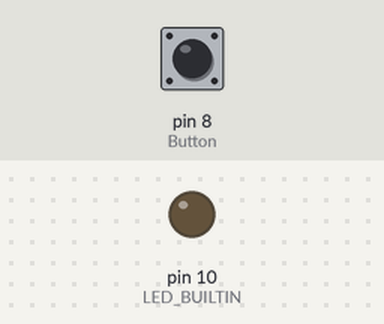
A sketch run on a simulated Arduino Uno, built with avr-gcc and run on an emulated ATmega328P. On the bench: output pins drawn as LEDs (lit = HIGH). The inputs (shaded band) are chosen by the test bench; at power-on: pin 8 (Button) LOW.

Above: at 1.2 s.
1.3 s: pin 8 (Button) pulled HIGH for 0.15 s
At 1.37 s:
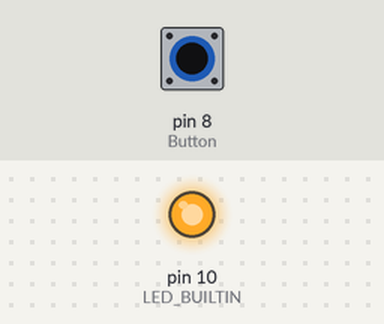
2.9 s: pin 8 (Button) pulled HIGH for 3.2 s
At 7.2 s:
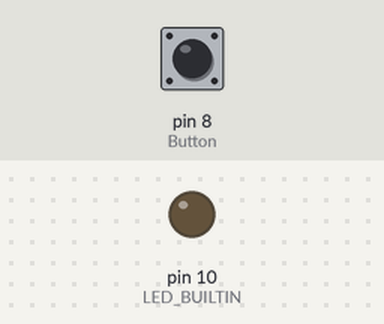
Timing chart, 0 to 8.7 s (numbered marks = the images above; inputs shaded):
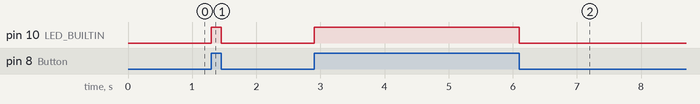

Measured:
- after the input at 1.3 s, pin 10 (LED_BUILTIN): LOW → HIGH at once, → LOW 0.15 s later
- after the input at 2.9 s, pin 10 (LED_BUILTIN): LOW → HIGH at once, → LOW 3.2 s later

The sketch:

arduino_buton_le_led_yakma.ino
```cpp
// C++ code
//
#define LED_BUILTIN 10
#define Button 8
int buton_durumu=0;

void setup()
{
   pinMode(Button, INPUT);
  pinMode(LED_BUILTIN, OUTPUT);
}

void loop()
{
 buton_durumu= digitalRead(Button);
  if(buton_durumu==1){
    digitalWrite(LED_BUILTIN, HIGH);
  }else	{
  digitalWrite(LED_BUILTIN, LOW);
  }

}
```
